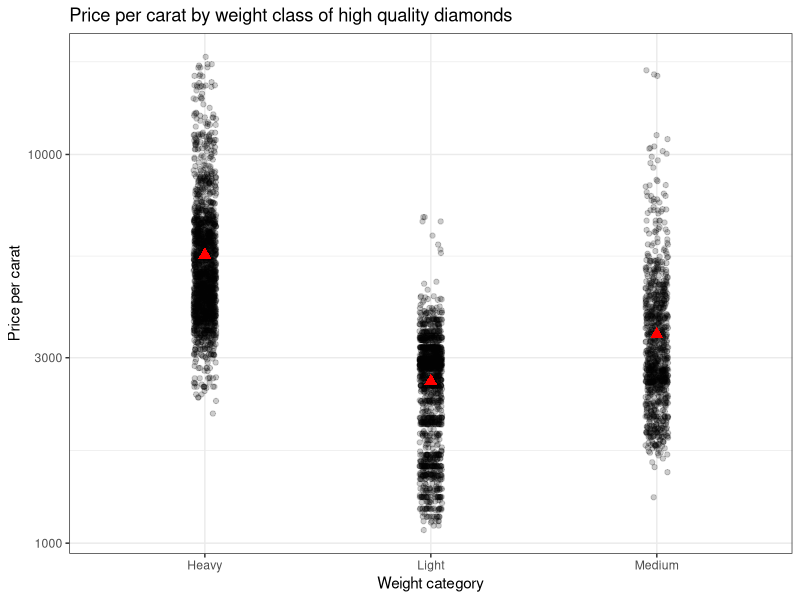

Recreate this plot in R.
######### Data tools excercize ########## 
                  
library(tidyverse)
library(ggplot2)

## For this excercize we will use the built-in diamonds data set.

## We will start with an example of a for loop. Here, we want to loop through the data and
## attribute a "quality" cetegory to each observation. To begin, we will assign observations
## that have the best clarity ("IF") OR the best color ("J") to "High" quality. All other
## observations will be assigned a quality of "Other".


for (i in 1:nrow(diamonds)){
  if (diamonds[i,"clarity"] == "IF" | diamonds[i,"color"] == "J"){
    diamonds[i,"quality"] <- "High"
  }
  else {
    diamonds[i,"quality"] <- "Other"
  }
}

## Now we can look at the breakdown of qualities across the data
table(diamonds$quality)

## Now, for the excercize, do the following:
    # 1) Subset the diamonds data set to only "High" quality diamonds
    # 2) Find the price per carat for each obervation
    # 3) Use a for loop to categorize observations by weight - 
        # all diamonds with carat > 1 should be assigned "Heavy"
        # diamonds between 0.5 and 1 carats should be assigned "Medium" 
            # this includes diamonds exactly 0.5 or 1 carat
        # diamonds under 0.5 carats should be assigned "Light"
    # 4) Find the mean price per carat of each weight category 
    # 5) Generate a plot of price per carat by weight category. Plot each observation
        # jittering the points and making them semi-transparent (alpha = 0.2). Make the 
        # y-axis on a log10 scale. Also plot the category means with red triangles, making 
        # the points larger than the raw data. Include appropriate axes titles and a plot title.

d2 <- filter(diamonds, quality == "High")

d2$price_carat <- d2$price/d2$carat

for (i in 1:nrow(d2)) {
  if (d2[i, "carat"] > 1) {
    d2[i,"weight"] <- "Heavy"
  } else if (d2[i,"carat"] <= 1 & d2[i,"carat"] >= 0.5){
    d2[i,"weight"] <- "Medium"
  } else if (d2[i,"carat"] < 0.5){
    d2[i,"weight"] <- "Light"
  }
}

d2 %>% 
  group_by(weight) %>% 
  summarise(mean = mean(price_carat,na.rm = T)) %>% 
  ggplot(aes(weight,mean))+
  geom_jitter(data = d2, aes(weight,price_carat), width = 0.05, alpha = 0.2)+
  geom_point(shape = 17, size = 3, color = "red")+
  scale_y_log10(name = "Price per carat")+
  xlab("Weight category")+
  ggtitle("Price per carat by weight class of high quality diamonds")+
  theme_bw()
  
                  
                  
                  
                  
                  
                  
                  
                  
                  
                  
                  
                  
                  